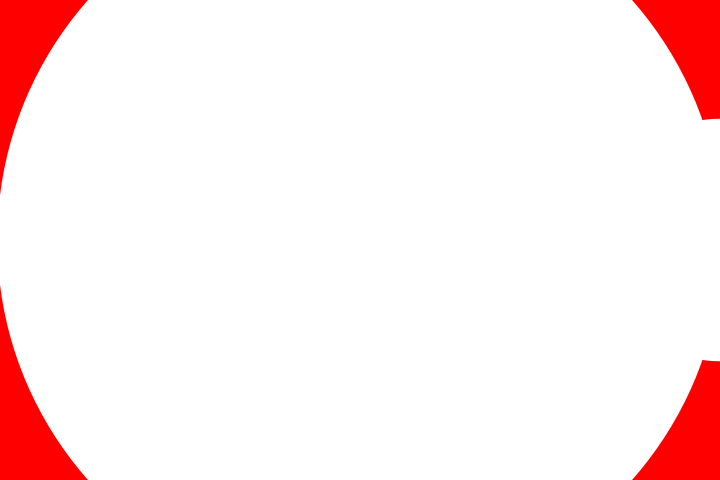
Frame 1 (no input)
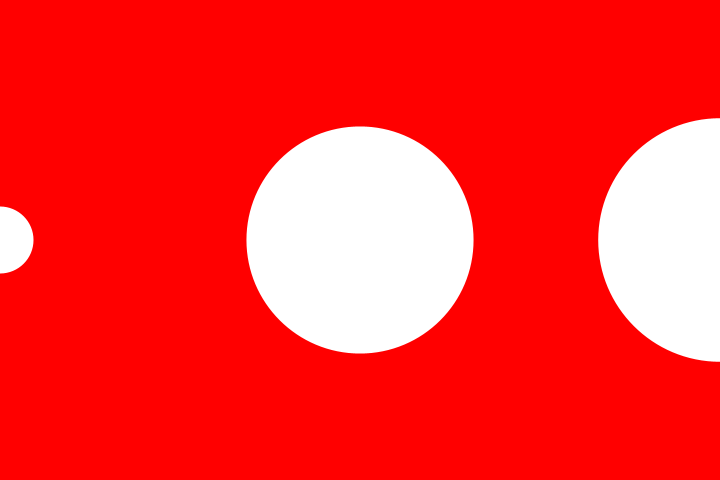
Frame 60 (the mouse pressed at the canvas centre just before this capture)
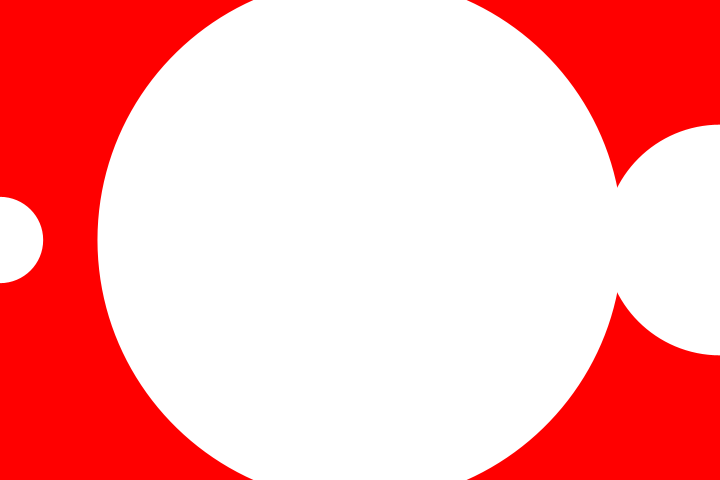
Frame 120 (the mouse held since frame 60 and released just before this capture)

The Processing sketch that drew these frames (run headless with seeded random() and noise(); from frame 60 on, the mouse is pressed at the canvas centre):

// Processing sketch: pattern29
// ── pattern29.pde
 // pattern29

 
float diameter; 
float angle = 0;

void setup() {
  size(720,480);
  diameter = height - 3;
  noStroke();
  fill(255,255,255);
}

void draw() {
  
  background( 255,0,0);

  float d1 = 60 + (sin(angle) * diameter/22) + diameter/55;
  float d2 = 10 + (sin(angle + PI/2) * diameter/1) + diameter/2;
  float d3 = 4 + (sin(angle + PI) * diameter/33) + diameter/2;
  
  ellipse(0, height/2, d1, d1);
  ellipse(width/2, height/2, d2, d2);
  ellipse(width, height/2, d3, d3);
  
  angle += 0.8;
}
